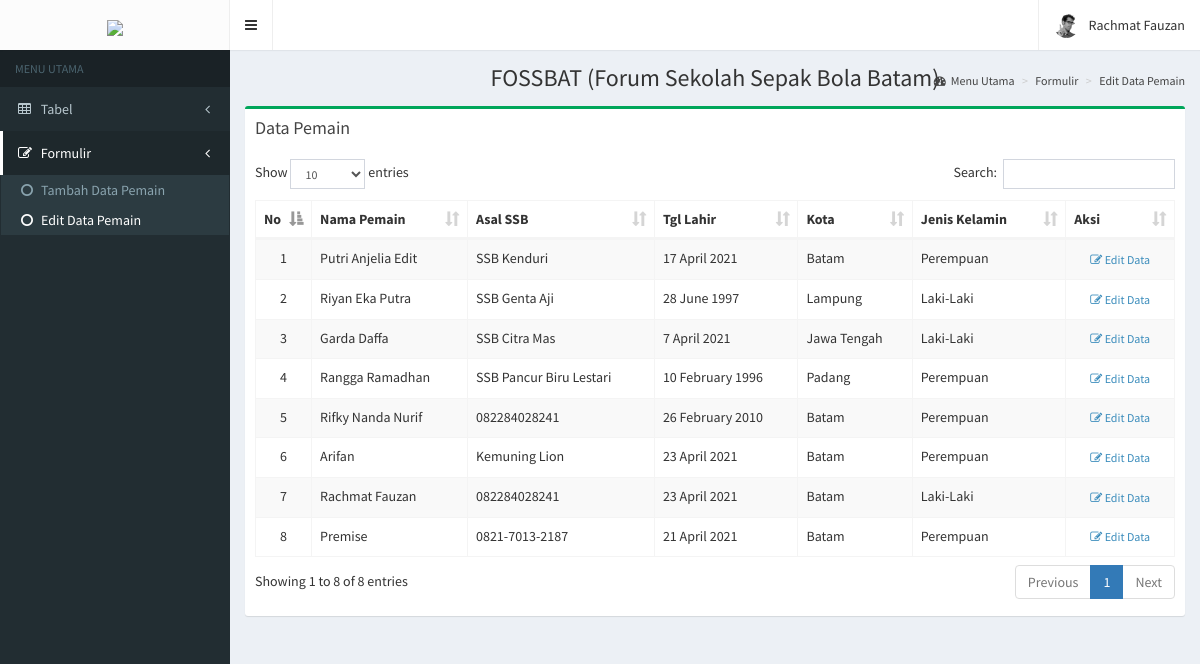
/admin/editData.php (signed in), run on the app's committed database.
### tables this page shows
CREATE TABLE `dt_pemain` (
  `id_pemain` int(11) NOT NULL,
  `nama_pemain` varchar(100) NOT NULL,
  `kota` varchar(250) NOT NULL,
  `tgl_lahir` date NOT NULL,
  `alamat` varchar(100) NOT NULL,
  `ssb_now` varchar(50) NOT NULL,
  `ayah` varchar(50) NOT NULL,
  `ibu` varchar(50) NOT NULL,
  `telphone` varchar(20) NOT NULL,
  `gambar` varchar(100) NOT NULL,
  `bb` varchar(15) NOT NULL,
  `tb` varchar(15) NOT NULL,
  `adm` varchar(100) NOT NULL,
  `gol_darah` varchar(10) NOT NULL,
  `jk` varchar(20) NOT NULL,
  `sd` varchar(30) NOT NULL,
  `smp` varchar(30) NOT NULL,
  `rw_akademi` text NOT NULL,
  `rw_prestasi` text NOT NULL
);

### admin/editData.php (the view, shortened to what this page needs)
<?php
require '../config/config.php';
$query = mysqli_query($conn, "SELECT * FROM dt_pemain ORDER BY id_pemain DESC");
?>
<!DOCTYPE html>
<html>
<head>
  <link rel="stylesheet" href="bower_components/bootstrap/dist/css/bootstrap.min.css">
  <link rel="stylesheet" href="bower_components/font-awesome/css/font-awesome.min.css">
  <link rel="stylesheet" href="bower_components/Ionicons/css/ionicons.min.css">
  <link rel="stylesheet" href="bower_components/datatables.net-bs/css/dataTables.bootstrap.min.css">
  <link rel="stylesheet" href="dist/css/AdminLTE.min.css">
  <link rel="stylesheet" href="dist/css/skins/_all-skins.min.css">
</head>
<body class="hold-transition skin-black sidebar-mini">
  <div class="wrapper">
    <header class="main-header">
      <a href="index2.html" class="logo">
        <span class="logo-lg"><img src="../image/logo.png" width="40%"></span>
      </a>
      <nav class="navbar navbar-static-top">
        <a href="#" class="sidebar-toggle" data-toggle="push-menu" role="button">
        </a>
        <div class="navbar-custom-menu">
          <ul class="nav navbar-nav">
            <li class="dropdown user user-menu">
              <a href="#" class="dropdown-toggle" data-toggle="dropdown">
                <img src="dist/img/user2-160x160.jpg" class="user-image" alt="User Image">
                <span class="hidden-xs"><?= $_SESSION['data_user']['nama']; ?></span>
              </a>
            </li>
          </ul>
        </div>
      </nav>
    </header>
    <aside class="main-sidebar">
      <section class="sidebar">
        <ul class="sidebar-menu" data-widget="tree">
          <li class="header">MENU UTAMA</li>
          <li class="treeview">
            <a href="#">
              <i class="fa fa-table"></i> <span>Tabel</span>
              <span class="pull-right-container">
                <i class="fa fa-angle-left pull-right"></i>
              </span>
            </a>
          </li>
          <li class="treeview active">
            <a href="#">
              <i class="fa fa-edit"></i> <span>Formulir</span>
              <span class="pull-right-container">
                <i class="fa fa-angle-left pull-right"></i>
              </span>
            </a>
            <ul class="treeview-menu">
              <li><a href="tambahForm.php"><i class="fa fa-circle-o"></i>Tambah Data Pemain</a></li>
              <li class="active"><a href="#"><i class="fa fa-circle-o"></i>Edit Data Pemain</a></li>
            </ul>
          </li>
        </ul>
      </section>
    </aside>
    <div class="content-wrapper">
      <section class="content-header">
        <h1 class="text-center">FOSSBAT (Forum Sekolah Sepak Bola Batam)</h1>
        <ol class="breadcrumb">
          <li><a href="dashboard.php"><i class="fa fa-dashboard"></i>Menu Utama</a></li>
          <li><a href="#">Formulir</a></li>
          <li class="active"><a href="#">Edit Data Pemain</a></li>
        </ol>
      </section>
      <section class="content">
        <div class="row">
          <div class="col-xs-12">
            <div class="box box-success">
              <div class="box-header">
                <h3 class="box-title">Data Pemain</h3>
              </div>
              <div class="box-body table-responsive">
                <table id="example1" class="table table-bordered table-striped">
                  <thead>
                    <tr>
                      <th width="5%">No</th>
                      <th>Nama Pemain</th>
                      <th>Asal SSB</th>
                      <th>Tgl Lahir</th>
                      <th>Kota</th>
                      <th>Jenis Kelamin</th>
                      <th>Aksi</th>
                    </tr>
                  </thead>
                  <tbody>
                    <?php $i =1; ?>
                    <?php foreach ($query as $data) : ?>
                    <tr style="text-transform: capitalize;">
                      <td class="text-center"><?= $i; ?></td>
                      <td><?= $data['nama_pemain']; ?></td>
                      <td><?= $data['ssb_now']; ?></td>
                      <?php $date = date_create($data['tgl_lahir']); ?>
                      <td><?= date_format($date, 'j F Y') ?></td>
                      <td><?= $data['kota']; ?></td>
                      <td><?= $data['jk']; ?></td>
                      <td class="text-center">
                        <a href="editView.php?id=<?= $data['id_pemain']; ?>" class="btn btn-flat btn-xs"><i class="fa fa-edit"></i> Edit Data</a>
                      </td>
                    </tr>
                    <?php $i++; ?>
                    <?php endforeach; ?>
                </table>
              </div>
            </div>
          </div>
        </div>
      </section>
    </div>
  </div>
</body>
</html>

### data on the page
dt_pemain: nama_pemain "Putri Anjelia Edit", ssb_now "SSB Kenduri", tgl_lahir "17 April 2021", kota "Batam", jk "Perempuan"
dt_pemain: nama_pemain "Riyan Eka Putra", ssb_now "SSB Genta Aji", tgl_lahir "28 June 1997", kota "Lampung", jk "Laki-Laki"
dt_pemain: nama_pemain "Garda Daffa", ssb_now "SSB Citra Mas", tgl_lahir "7 April 2021", kota "Jawa Tengah", jk "Laki-Laki"
dt_pemain: nama_pemain "Rangga Ramadhan", ssb_now "SSB Pancur Biru Lestari", tgl_lahir "10 February 1996", kota "Padang", jk "Perempuan"
dt_pemain: nama_pemain "Rifky Nanda Nurif", ssb_now "082284028241", tgl_lahir "26 February 2010", kota "Batam", jk "Perempuan"
dt_pemain: nama_pemain "Arifan", ssb_now "Kemuning Lion", tgl_lahir "23 April 2021", kota "Batam", jk "Perempuan"
dt_pemain: nama_pemain "Rachmat Fauzan", ssb_now "082284028241", tgl_lahir "23 April 2021", kota "Batam", jk "Laki-Laki"
dt_pemain: nama_pemain "Premise", ssb_now "0821-7013-2187", tgl_lahir "21 April 2021", kota "Batam", jk "Perempuan"

### other printed values
$_SESSION['data_user']['nama'] "Rachmat Fauzan"
